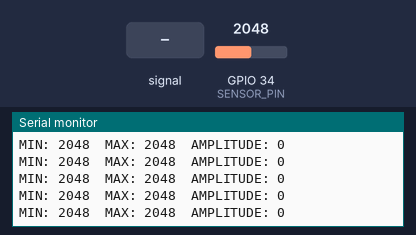
The sketch below on a simulated ESP32. On the bench: the last lines printed to the serial monitor. Inputs (shaded band) come from the test bench; at power-on: GPIO 34 (SENSOR_PIN) = 2048 (analog values on the 0–4095 scale).

Above: at 1.2 s.
1.3 s: GPIO 34 (SENSOR_PIN) fed a 200 Hz sine of ±327 counts around its level
At 1.58 s:
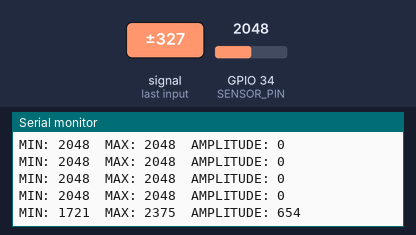
2.8 s: GPIO 34 (SENSOR_PIN) set to 2866
At 2.93 s:
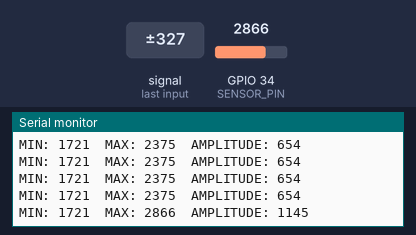
4.3 s: GPIO 34 (SENSOR_PIN) set to 3603
At 4.43 s:
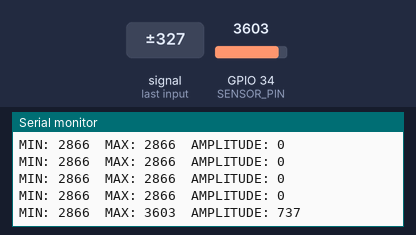
5.8 s: GPIO 34 (SENSOR_PIN) fed a 200 Hz sine of ±327 counts around its level
At 5.93 s:
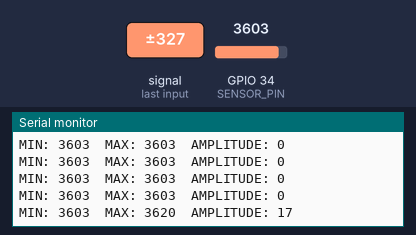
Timing chart, 0 to 8.3 s (numbered marks = the images above; inputs shaded):
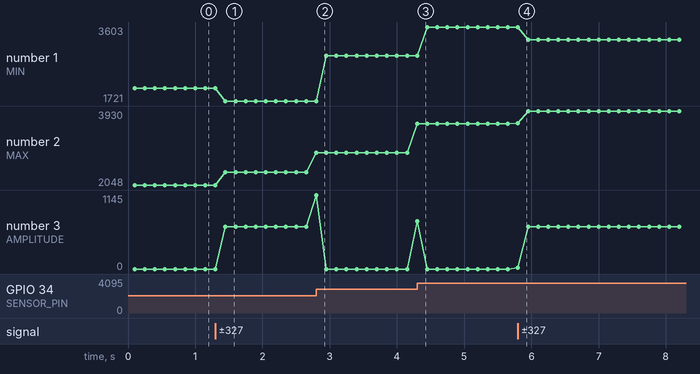

Measured:
- after the input at 1.3 s, the serial monitor: prints a new line after 0.15 s (image 1)
- after the input at 2.8 s, the serial monitor: prints a new line at once (image 2)
- after the input at 4.3 s, the serial monitor: prints a new line at once (image 3)
- after the input at 5.8 s, the serial monitor: prints a new line at once (image 4)
- plotted number 1: 2048 → 1721 after the input at 1.3 s, 1721 → 2866 after the input at 2.8 s, 2866 → 3603 after the input at 4.3 s, 3603 → 3276 after the input at 5.8 s
- plotted number 2: 2048 → 2375 after the input at 1.3 s, 2375 → 2866 after the input at 2.8 s, 2866 → 3603 after the input at 4.3 s, 3603 → 3930 after the input at 5.8 s
- plotted number 3: 0 → 654 after the input at 1.3 s, 0 → 654 after the input at 5.8 s

The sketch:

firmware_v1.ino
```cpp
const int SENSOR_PIN = 34;

void setup() {
  Serial.begin(115200);
  analogReadResolution(12);
  analogSetPinAttenuation(SENSOR_PIN, ADC_11db);
}

void loop() {
  int minimum = 4095;
  int maximum = 0;

  unsigned long start = millis();

  // Очень быстро считываем датчик в течение 100 мс
  while (millis() - start < 100) {
    int value = analogRead(SENSOR_PIN);

    if (value < minimum) minimum = value;
    if (value > maximum) maximum = value;
  }

  int amplitude = maximum - minimum;

  Serial.print("MIN: ");
  Serial.print(minimum);
  Serial.print("  MAX: ");
  Serial.print(maximum);
  Serial.print("  AMPLITUDE: ");
  Serial.println(amplitude);

  delay(50);
}
```
